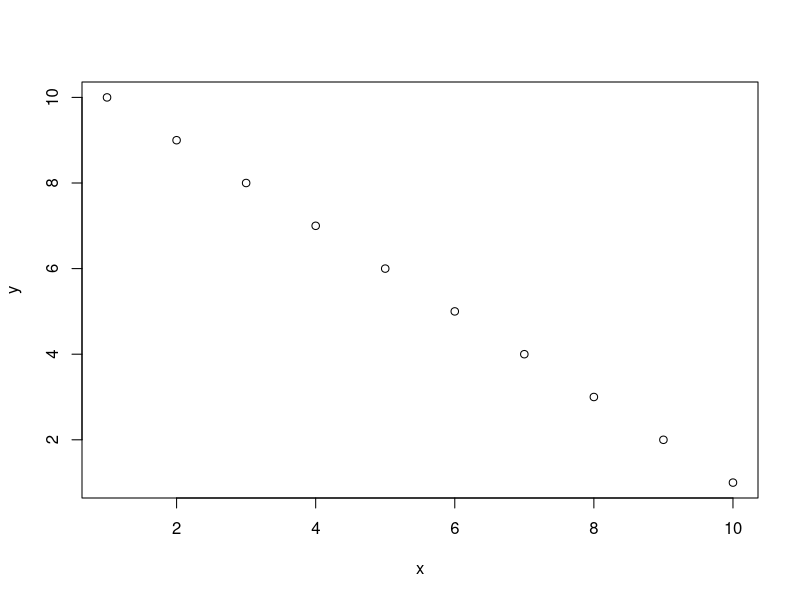
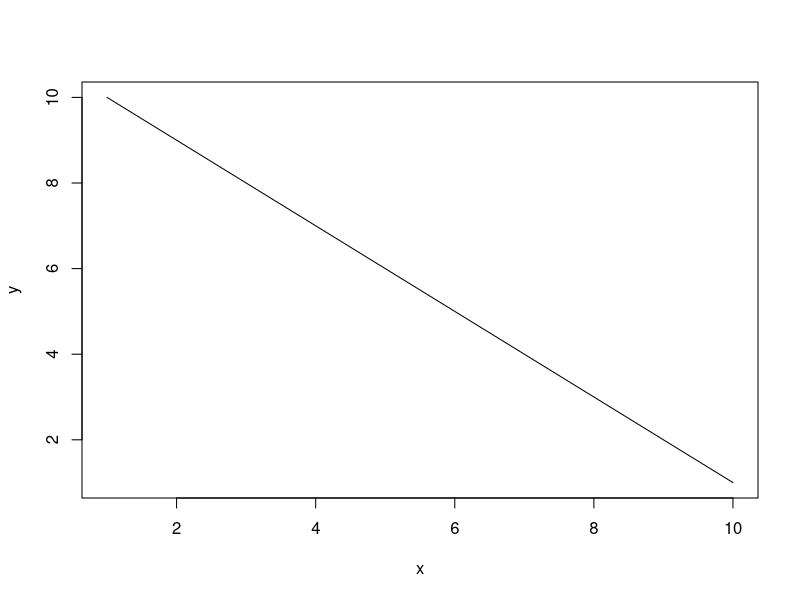
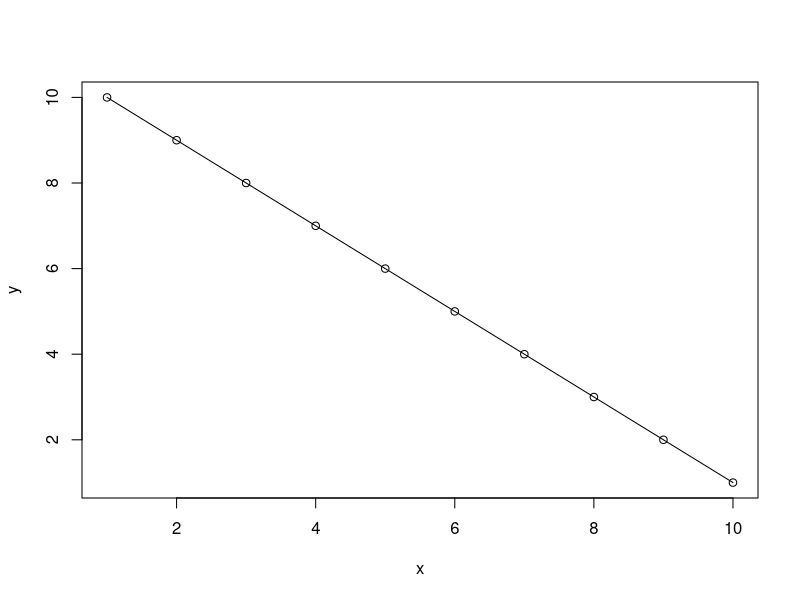
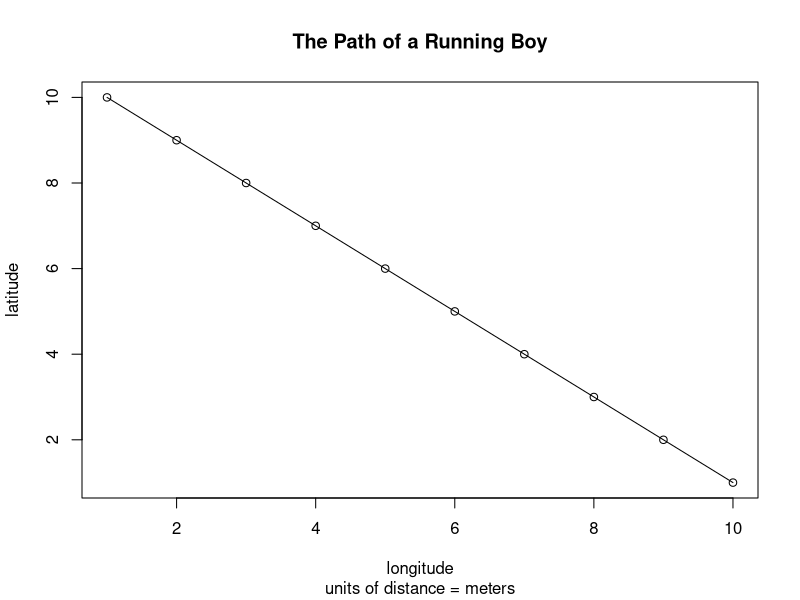
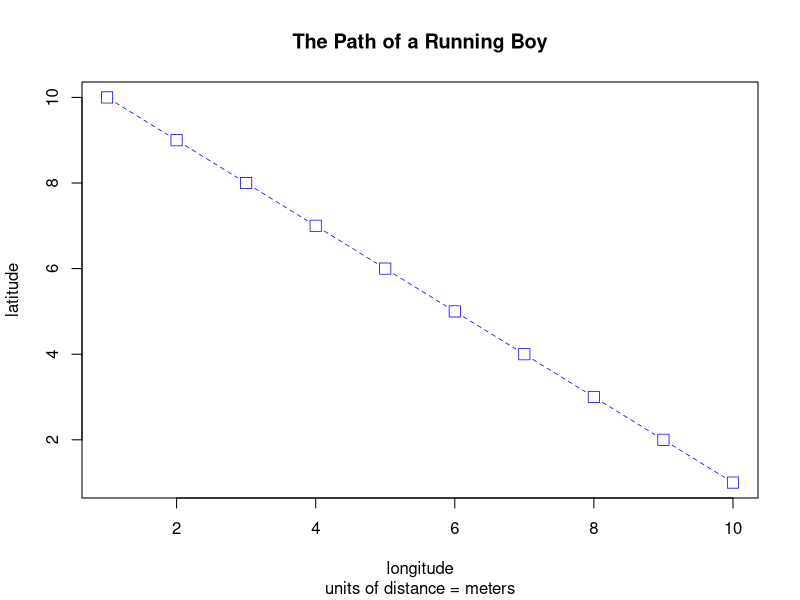
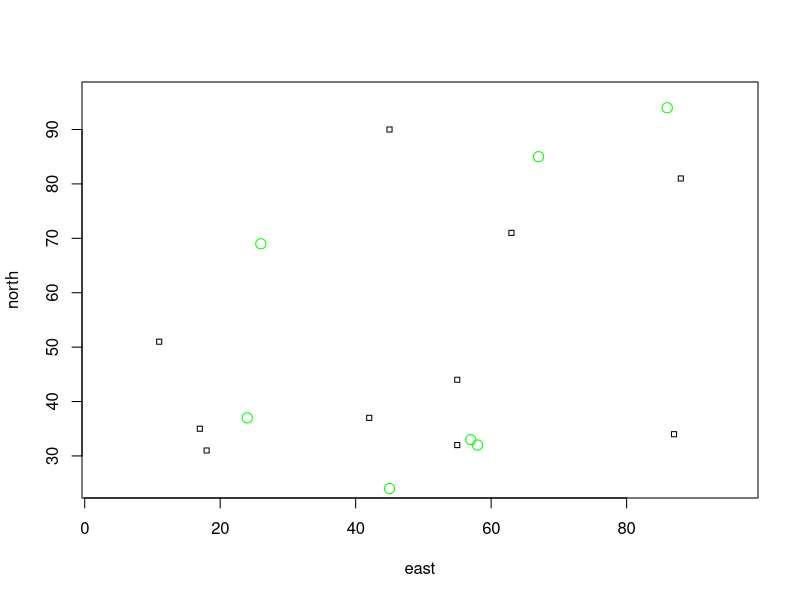
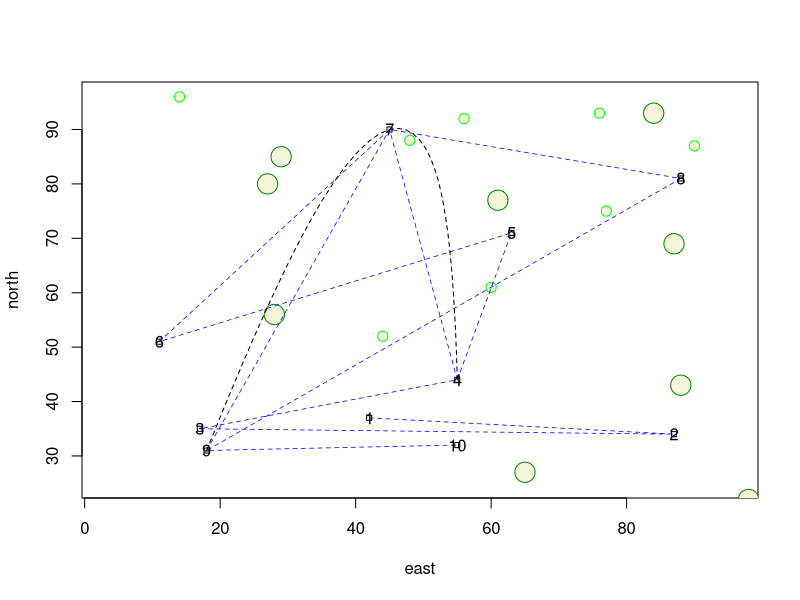
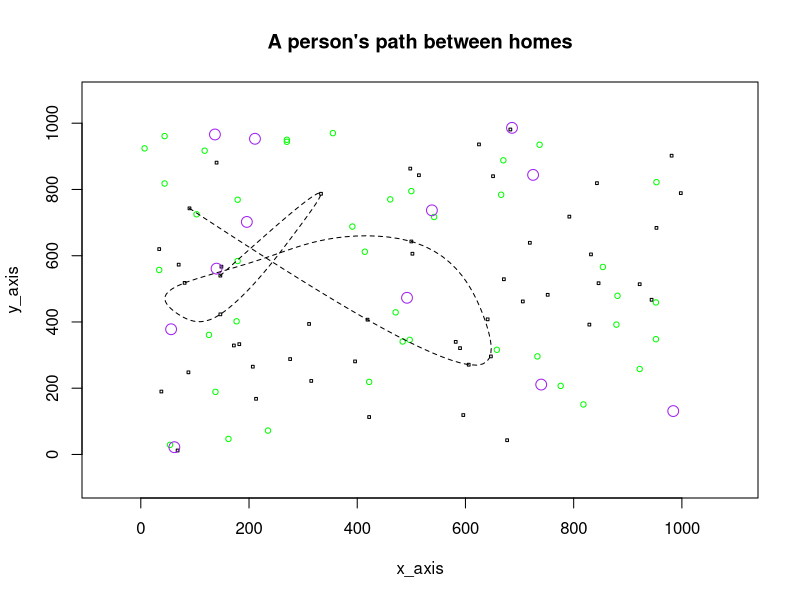

Source code (R) for these figures, in order:
# Set the working directory as the file where your data is stored
setwd('/Users/aeraposo/R_files/Testing-data')
# Show me what we set the working directory as
getwd()

# Creating objects
# A list of a range of numbers
x <- 1:10
y <- 10:1 # listing in reverse order
# show me all the objects in the project
ls()

# Making a plot using the above lists
plot(x,y) # plot the points
plot(x,y,type = "l") # plot a line
plot(x,y,type = 'o') # plot the points and a line

# Plot with labels (can all be on one line- comma separated input arguments for plot)
plot(x, y, type = "o", 
     main = "The Path of a Running Boy",
     sub = "units of distance = meters",
     xlab = "longitude", 
     ylab = "latitude")

# change the line type (lty), color (col), line weight (lwd), point shape (pch)
plot(x, y, type = "b", main = "The Path of a Running Boy", 
     sub = "units of distance = meters", 
     xlab = "longitude", 
     ylab = "latitude",
     lty = 2,
     lwd = .75,
     col = "blue",
     pch = 0,
     cex = 1.5)

# More complicated plots and DataFrames
x <- 1:100
y <- 1:100

# select 10 random points, x and y specify the range of the values
east <- sample(x, size = 10, replace = TRUE)
north <- sample(y, size = 10, replace = TRUE)

# make a plot with the 10 random points (specified above), squares argument specifies the size of squares, inches = FALSE specifies that the units of the axis and of the points are the same
symbols(east, north, squares = rep(.75,10), inches = FALSE)
# add more random points to this graph but as circles (recall, x and y specify the range of the random values)
# add = TRUE adds the new points to the previous graph, 0.75 is the radius of each circle, fg specifies the color of circles
symbols(sample(x, 10, replace = TRUE), 
        sample(y, 10, replace = TRUE), 
        circles = rep(.75,10), 
        inches = FALSE,
        fg = "green",
        add = TRUE)

# do it again with more point types
symbols(east, north, squares = rep(.75,10), inches = FALSE)

symbols(sample(x, 10, replace = TRUE), 
        sample(y, 10, replace = TRUE), 
        circles = rep(.75,10), 
        inches = FALSE,
        fg = "green1",
        bg = "beige",
        add = TRUE)

symbols(sample(x, 10, replace = TRUE), 
        sample(y, 10, replace = TRUE), 
        circles = rep(1.5,10), 
        inches = FALSE,
        fg = "green4",
        bg = "beige",
        add = TRUE)

# Make a DataFrame
class(east) # show type (lists of integers so the type is integer)
dwellings <- cbind.data.frame(id = 1:10, east, north) #make a DataFrame (id is the index numbers range, east and north are the columns)
dwellings # show me

# lets add lines to our previous plot (from point to point as they are graphed), the $ indexes the DF/tells in which variable to look at.
# notice this command does NOT need the add = TRUE command
lines(x = dwellings$east,
      y = dwellings$north,
      lty = 2,
      lwd = .75,
      col = "blue")
# label the points in the order they were added
text(x = dwellings$east,
     y = dwellings$north,
     labels = dwellings$id)

# Add more lines among 3 random points
# randomly select 3 numbers between 1 and 10 (distinct ones b/c replace is false)
locs <- sample(1:10, 3, replace = FALSE)
class(locs)
# brackets can be used like this [row#,col#] to select a specific DF entry
# add the lines- note that locs' entries are used to index the dwellings DF for the random points
lines(x = dwellings[locs, 2],
      y = dwellings[locs, 3],
      lty = 2,
      lwd = .75,
      col = "blue")
# an alternative way of doing the same thing
#text(x = dwellings[locs, ]$east, 
#     y = dwellings[locs, ]$north + 3,
#     labels = dwellings[locs, ]$id)

# draw a curved line b/t 3 points
xspline(x = dwellings[locs, 2],
        y = dwellings[locs, 3],
        shape = -1,
        lty = 2)

# STRECH GOAL:
x <- 1:1000
y <- 1:1000

x_axis <- sample(x, size = 50, replace = TRUE)
y_axis <- sample(y, size = 50, replace = TRUE)

# add 50 random points
symbols(x_axis, y_axis, squares = rep(5,50), inches = FALSE)

# add these 50 points to a DF
rand_50 <- cbind.data.frame(id = 1:50, x_axis, y_axis) #make a DataFrame (id is the index numbers range, east and north are the columns)
rand_50$id # this is a list of the index values
random_seven = sample(rand_50$id,7) # the index of the random 7 points to use at the end
x_random_seven = rand_50$x_axis[random_seven] # random x points
y_random_seven = rand_50$y_axis[random_seven] # random y points

# add 40 random circles ("trees")
symbols(sample(x, 40, replace = TRUE), 
        sample(y, 40, replace = TRUE), 
        circles = rep(5,40), 
        inches = FALSE,
        fg = "green",
        add = TRUE)

# add 12 larger trees
x_12 = sample(x, 12, replace = TRUE)
y_12 = sample(y, 12, replace = TRUE)

symbols(x_12,y_12, 
        circles = rep(10,12), 
        inches = FALSE,
        fg = "purple",
        add = TRUE)

# add a curved line among the 12 points randomly added to this DF

xspline(x = x_random_seven,
        y = y_random_seven,
        shape = -1,
        lty = 2)
title("A person's path between homes")
